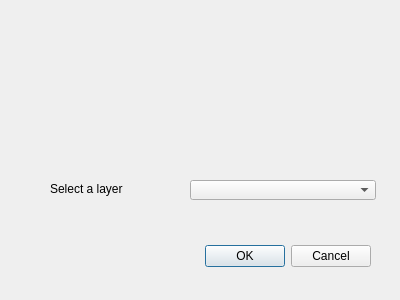
<?xml version="1.0" encoding="UTF-8"?>
<ui version="4.0">
 <class>nhdPlusDownload</class>
 <widget class="QDialog" name="nhdPlusDownload">
  <property name="geometry">
   <rect>
    <x>0</x>
    <y>0</y>
    <width>400</width>
    <height>300</height>
   </rect>
  </property>
  <property name="windowTitle">
   <string>nhdPlusDownload</string>
  </property>
  <widget class="QDialogButtonBox" name="buttonBox">
   <property name="geometry">
    <rect>
     <x>30</x>
     <y>240</y>
     <width>341</width>
     <height>32</height>
    </rect>
   </property>
   <property name="orientation">
    <enum>Qt::Horizontal</enum>
   </property>
   <property name="standardButtons">
    <set>QDialogButtonBox::Cancel|QDialogButtonBox::Ok</set>
   </property>
  </widget>
  <widget class="QLabel" name="label_2">
   <property name="geometry">
    <rect>
     <x>50</x>
     <y>150</y>
     <width>187</width>
     <height>78</height>
    </rect>
   </property>
   <property name="text">
    <string>Select a layer</string>
   </property>
  </widget>
  <widget class="QComboBox" name="comboBox1">
   <property name="geometry">
    <rect>
     <x>190</x>
     <y>180</y>
     <width>186</width>
     <height>20</height>
    </rect>
   </property>
  </widget>
 </widget>
 <resources/>
 <connections>
  <connection>
   <sender>buttonBox</sender>
   <signal>accepted()</signal>
   <receiver>nhdPlusDownload</receiver>
   <slot>accept()</slot>
   <hints>
    <hint type="sourcelabel">
     <x>248</x>
     <y>254</y>
    </hint>
    <hint type="destinationlabel">
     <x>157</x>
     <y>274</y>
    </hint>
   </hints>
  </connection>
  <connection>
   <sender>buttonBox</sender>
   <signal>rejected()</signal>
   <receiver>nhdPlusDownload</receiver>
   <slot>reject()</slot>
   <hints>
    <hint type="sourcelabel">
     <x>316</x>
     <y>260</y>
    </hint>
    <hint type="destinationlabel">
     <x>286</x>
     <y>274</y>
    </hint>
   </hints>
  </connection>
 </connections>
</ui>
